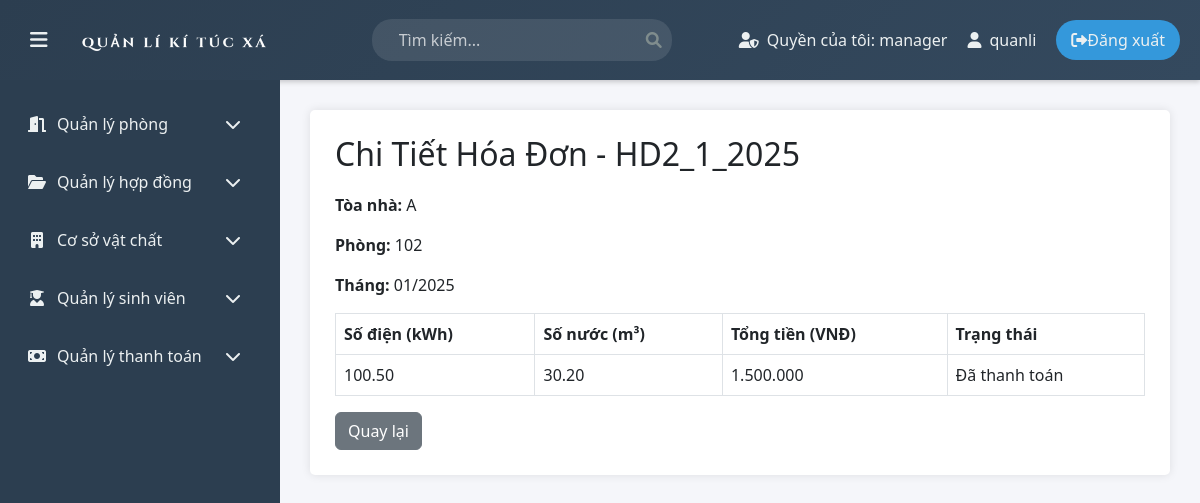
/php/admin/view_invoice.php?payment_id=1 (signed in), run on an earlier commit of the app's database.
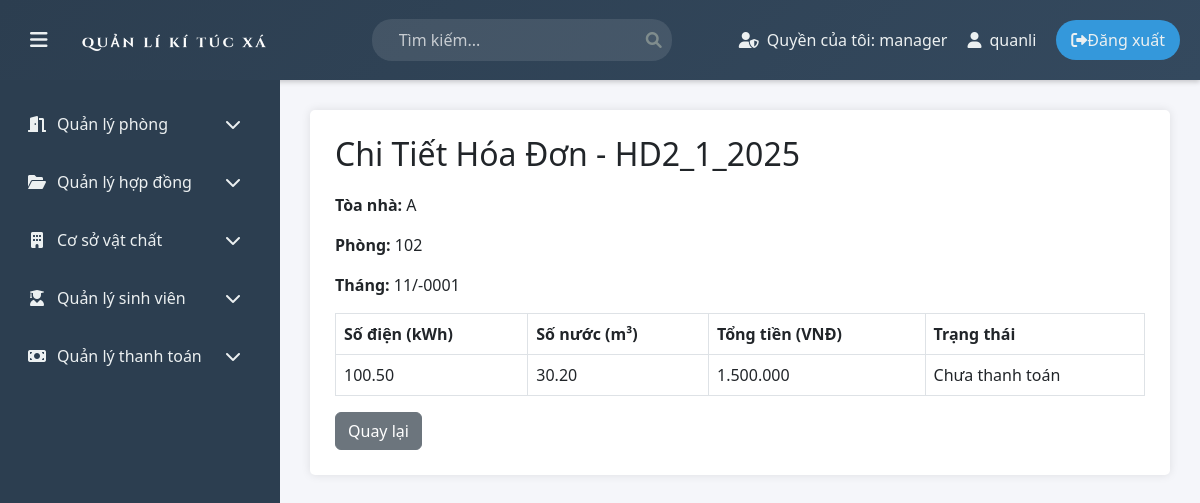
And on a later commit of the database.
### tables this page shows
CREATE TABLE Payments (
    payment_id INT AUTO_INCREMENT PRIMARY KEY,
    payment_code VARCHAR(50) UNIQUE NOT NULL,
    room_id INT,
    electricity_usage DECIMAL(10,2) DEFAULT 0.00,
    water_usage DECIMAL(10,2) DEFAULT 0.00,
    total_amount DECIMAL(10,2) NOT NULL,
    payment_status ENUM('unpaid', 'paid') DEFAULT 'unpaid',
    payment_date TIMESTAMP NULL DEFAULT NULL,
    created_at TIMESTAMP DEFAULT CURRENT_TIMESTAMP,
    FOREIGN KEY (room_id) REFERENCES Rooms(room_id) ON DELETE CASCADE
);

CREATE TABLE Rooms (
    room_id INT AUTO_INCREMENT PRIMARY KEY,
    room_code VARCHAR(50) UNIQUE NOT NULL,
    building VARCHAR(1) NOT NULL,
    floor INT NOT NULL,
    room_number VARCHAR(10) NOT NULL,
    capacity ENUM('2', '4', '8') NOT NULL,
    status ENUM('available', 'occupied', 'maintenance') DEFAULT 'available',
    price DECIMAL(10,2) NOT NULL
);

### php/admin/view_invoice.php (the view, shortened to what this page needs)
<?php
include '../config/db_connect.php';
if (isset($_GET['payment_id'])) {
    $payment_id = filter_input(INPUT_GET, 'payment_id', FILTER_VALIDATE_INT);
    $sql_payment = "SELECT p.*, r.building, r.room_number FROM Payments p JOIN Rooms r ON p.room_id = r.room_id WHERE p.payment_id = ?";
    $stmt_payment = $conn->prepare($sql_payment);
    $stmt_payment->bind_param("i", $payment_id);
    $stmt_payment->execute();
    $result_payment = $stmt_payment->get_result();
    $payment = $result_payment->fetch_assoc();
} else {
    $_SESSION['error'] = "Không tìm thấy ID hóa đơn.";
    header('Location: payments_list.php');
    exit();
}
?>
<!DOCTYPE html>
<html lang="vi">
<head>
    <link rel="stylesheet" href="https://cdnjs.cloudflare.com/ajax/libs/bootstrap/5.3.0/css/bootstrap.min.css">
    <link rel="stylesheet" href="../../assets/css/main.css">
    <link rel="stylesheet" href="../../assets/css/payments.css">
    <link rel="stylesheet" href="https://cdnjs.cloudflare.com/ajax/libs/toastr.js/latest/toastr.min.css">
    <link rel="stylesheet" href="https://cdnjs.cloudflare.com/ajax/libs/font-awesome/6.0.0/css/all.min.css">
</head>
<body>
    <?php include 'layout/header.php'; ?>
    <div class="container1">
        <?php include 'layout/menu.php'; ?>
        <main class="content">
            <div class="invoice-detail-container">
                <h2>Chi Tiết Hóa Đơn - <?php echo htmlspecialchars($payment['payment_code']); ?></h2>
                <div class="mb-3">
                    <p><strong>Tòa nhà:</strong> <?php echo htmlspecialchars($payment['building']); ?></p>
                    <p><strong>Phòng:</strong> <?php echo htmlspecialchars($payment['room_number']); ?></p>
                    <p><strong>Tháng:</strong> <?php echo date('m/Y', strtotime($payment['payment_date'])); ?></p>
                </div>
                <table class="table table-bordered">
                    <thead>
                        <tr>
                            <th>Số điện (kWh)</th>
                            <th>Số nước (m³)</th>
                            <th>Tổng tiền (VNĐ)</th>
                            <th>Trạng thái</th>
                        </tr>
                    </thead>
                    <tbody>
                        <tr>
                            <td><?php echo htmlspecialchars($payment['electricity_usage']); ?></td>
                            <td><?php echo htmlspecialchars($payment['water_usage']); ?></td>
                            <td><?php echo number_format($payment['total_amount'], 0, ',', '.'); ?></td>
                            <td><?php echo htmlspecialchars($payment['payment_status'] == 'paid' ? 'Đã thanh toán' : 'Chưa thanh toán'); ?></td>
                        </tr>
                    </tbody>
                </table>
                <a href="view_payments.php?room_id=<?php echo htmlspecialchars($payment['room_id']); ?>" class="btn btn-secondary">Quay lại</a>
            </div>
        </main>
    </div>
</body>
</html>

What changed in the data, as far as the page shows it:
changed payments "HD2_1_2025": payment_date "01/2025" → "11/-0001"; payment_status "Đã thanh toán" → "Chưa thanh toán"
